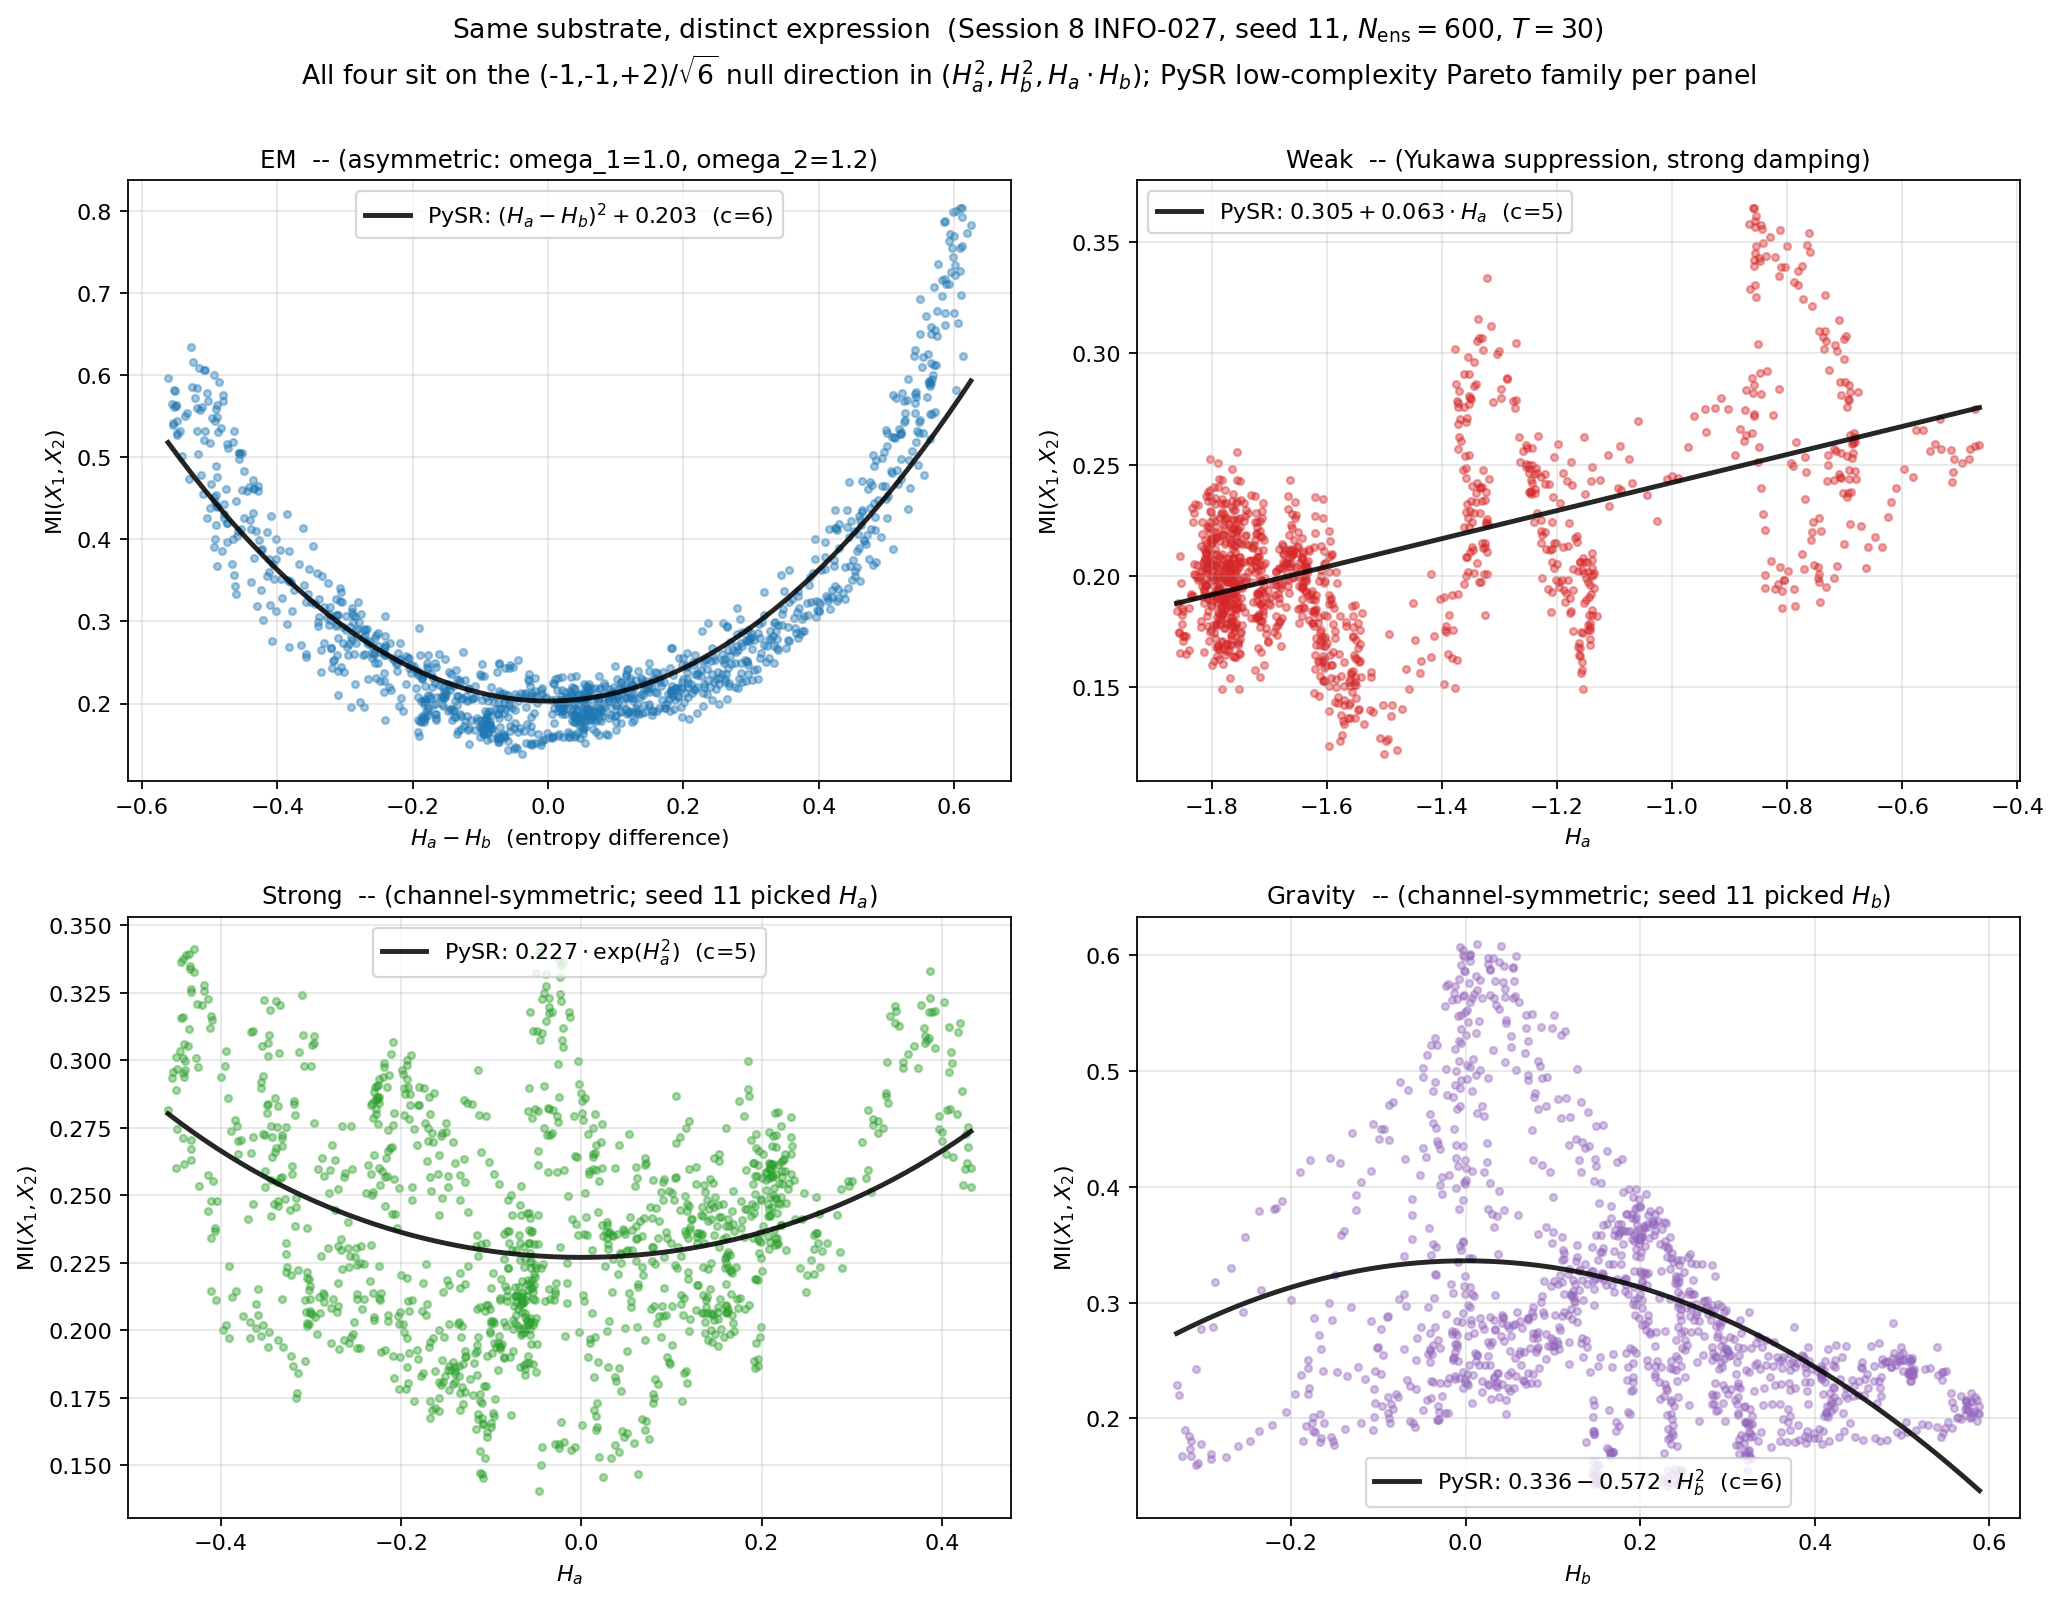

Recreate this plot in Python.
"""
Render: 4 forces on the same substrate, 2x2 grid.

Each panel shows ONE force against its own preferred variable with
its PySR low-complexity Pareto family fit overlaid. The four panels
share the same substrate (same KBK null direction in operator
coords) but live in different expression-axes.

Panels (Session 8 INFO-027, seed 11, N_ens=600, T=30):

  EM:      MI vs (H_a - H_b)    fit = (H_a - H_b)^2 + 0.203
  Weak:    MI vs H_a            fit = 0.305 + 0.063 * H_a
  Strong:  MI vs H_a (sym dyn)  fit = 0.227 * exp(H_a^2)
  Gravity: MI vs H_b (sym dyn)  fit = 0.336 - 0.572 * H_b^2

Strong and gravity are channel-symmetric so seed 22 might pick the
other channel; we show seed 11 to keep one consistent slice. The
post-close em_strong_glance (INFO-031) showed that making the
dynamics asymmetric flips strong to exp((H_b - H_a) - 1.4),
revealing the underlying difference-variable expression.
"""
import numpy as np
import matplotlib
matplotlib.use("Agg")
import matplotlib.pyplot as plt

from four_force_probe import (
    simulate_em, simulate_weak, simulate_strong, simulate_gravity,
)
from per_domain_kbk import build_ensemble_operator_matrix


FORCE_COLORS = {
    "em":      "#1f77b4",
    "weak":    "#d62728",
    "strong":  "#2ca02c",
    "gravity": "#9467bd",
}


def regenerate(seed=11):
    cfg = dict(N_ens=600, T=30.0, dt=0.02)
    out = {}
    sim = {"em": simulate_em, "weak": simulate_weak,
           "strong": simulate_strong, "gravity": simulate_gravity}
    for name, fn in sim.items():
        X1, X2 = fn(seed=seed, **cfg)
        M, _ = build_ensemble_operator_matrix(X1, X2)
        out[name] = {"Ha": M[:, 0], "Hb": M[:, 1], "MI": M[:, 5]}
    return out


def main():
    data = regenerate(seed=11)

    fig, axes = plt.subplots(2, 2, figsize=(13, 10))

    # --- EM ---
    ax = axes[0, 0]
    Ha = data["em"]["Ha"]; Hb = data["em"]["Hb"]; MI = data["em"]["MI"]
    diff = Ha - Hb
    ax.scatter(diff, MI, s=10, alpha=0.4, color=FORCE_COLORS["em"])
    xline = np.linspace(diff.min(), diff.max(), 200)
    yfit = xline ** 2 + 0.203
    ax.plot(xline, yfit, color="black", linewidth=2.2, alpha=0.85,
             label=r"PySR: $(H_a - H_b)^2 + 0.203$  (c=6)")
    ax.set_title("EM  -- (asymmetric: omega_1=1.0, omega_2=1.2)",
                  fontsize=11)
    ax.set_xlabel(r"$H_a - H_b$  (entropy difference)")
    ax.set_ylabel(r"MI$(X_1, X_2)$")
    ax.legend(loc="upper center", fontsize=10)
    ax.grid(True, alpha=0.3)

    # --- Weak ---
    ax = axes[0, 1]
    Ha = data["weak"]["Ha"]; MI = data["weak"]["MI"]
    ax.scatter(Ha, MI, s=10, alpha=0.4, color=FORCE_COLORS["weak"])
    xline = np.linspace(Ha.min(), Ha.max(), 200)
    yfit = 0.305 + 0.063 * xline
    ax.plot(xline, yfit, color="black", linewidth=2.2, alpha=0.85,
             label=r"PySR: $0.305 + 0.063 \cdot H_a$  (c=5)")
    ax.set_title("Weak  -- (Yukawa suppression, strong damping)",
                  fontsize=11)
    ax.set_xlabel(r"$H_a$")
    ax.set_ylabel(r"MI$(X_1, X_2)$")
    ax.legend(loc="upper left", fontsize=10)
    ax.grid(True, alpha=0.3)

    # --- Strong (seed 11) ---
    ax = axes[1, 0]
    Ha = data["strong"]["Ha"]; MI = data["strong"]["MI"]
    ax.scatter(Ha, MI, s=10, alpha=0.4, color=FORCE_COLORS["strong"])
    xline = np.linspace(Ha.min(), Ha.max(), 200)
    yfit = 0.227 * np.exp(xline ** 2)
    ax.plot(xline, yfit, color="black", linewidth=2.2, alpha=0.85,
             label=r"PySR: $0.227 \cdot \exp(H_a^2)$  (c=5)")
    ax.set_title("Strong  -- (channel-symmetric; seed 11 picked $H_a$)",
                  fontsize=11)
    ax.set_xlabel(r"$H_a$")
    ax.set_ylabel(r"MI$(X_1, X_2)$")
    ax.legend(loc="upper center", fontsize=10)
    ax.grid(True, alpha=0.3)

    # --- Gravity (seed 11) ---
    ax = axes[1, 1]
    Hb = data["gravity"]["Hb"]; MI = data["gravity"]["MI"]
    ax.scatter(Hb, MI, s=10, alpha=0.4, color=FORCE_COLORS["gravity"])
    xline = np.linspace(Hb.min(), Hb.max(), 200)
    yfit = 0.336 - 0.572 * xline ** 2
    ax.plot(xline, yfit, color="black", linewidth=2.2, alpha=0.85,
             label=r"PySR: $0.336 - 0.572 \cdot H_b^2$  (c=6)")
    ax.set_title("Gravity  -- (channel-symmetric; seed 11 picked $H_b$)",
                  fontsize=11)
    ax.set_xlabel(r"$H_b$")
    ax.set_ylabel(r"MI$(X_1, X_2)$")
    ax.legend(loc="lower center", fontsize=10)
    ax.grid(True, alpha=0.3)

    fig.suptitle(
        "Same substrate, distinct expression  "
        "(Session 8 INFO-027, seed 11, $N_{\\mathrm{ens}}{=}600$, $T{=}30$)\n"
        r"All four sit on the (-1,-1,+2)/$\sqrt{6}$ null direction in $(H_a^2, H_b^2, H_a \cdot H_b)$; "
        "PySR low-complexity Pareto family per panel",
        fontsize=12, y=1.00,
    )
    fig.tight_layout()
    fig.savefig("render_4forces_2x2.png", dpi=160, bbox_inches="tight")
    print("wrote render_4forces_2x2.png")


if __name__ == "__main__":
    main()
